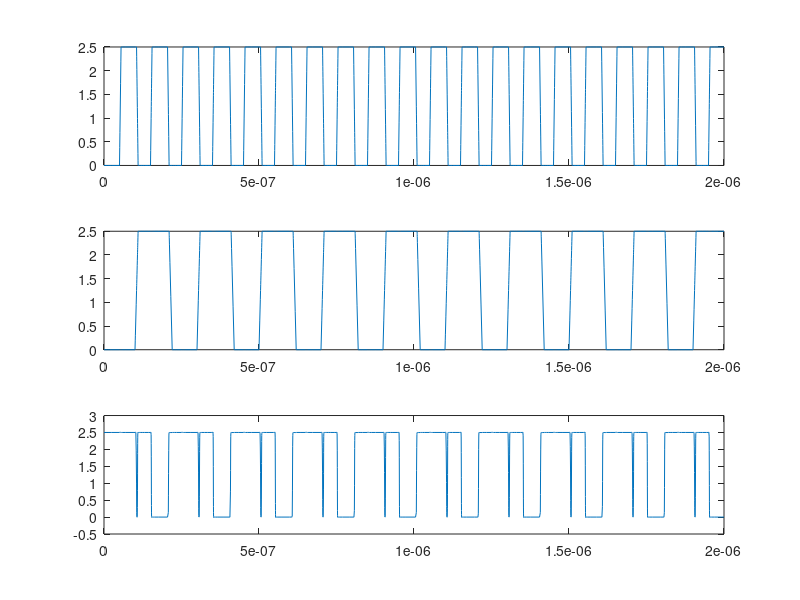
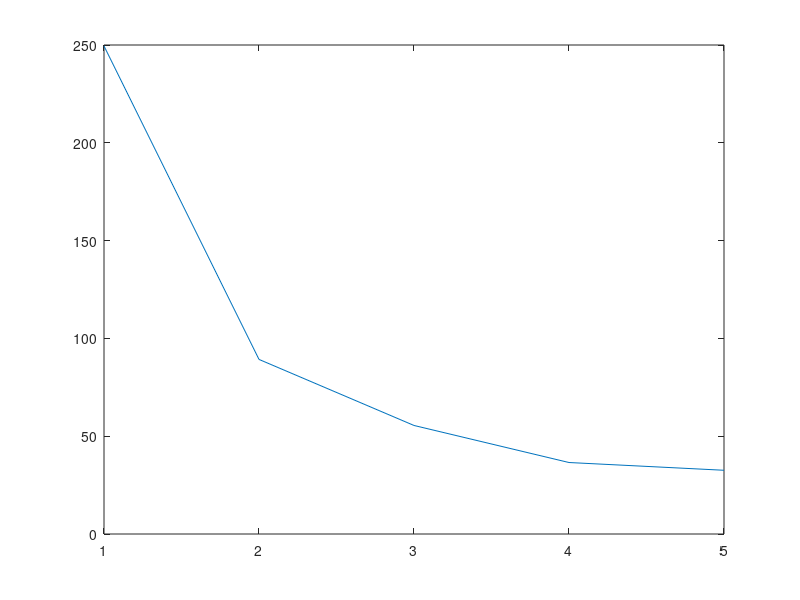
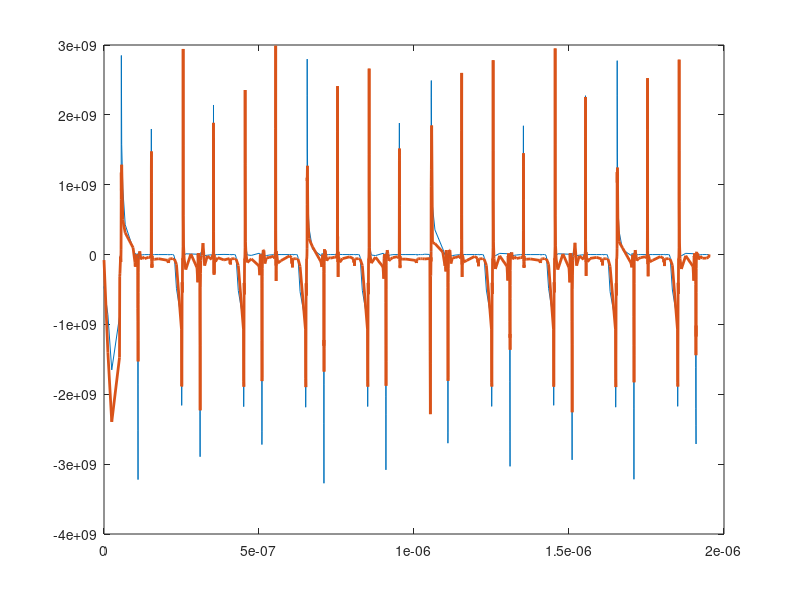

MATLAB code to generate these figures, in order:
clear all;
load nand.mat
close all
n = 100000;


%% 差值，均匀时间
% T1=(0:n-1)*TIME(end)/(n-1);
% a = interp1(TIME, a, T1);
% b = interp1(TIME, b, T1);
% y = interp1(TIME, y, T1);
% TIME=T1;

%% 不差值，采用原始时间
dt = diff(TIME);

figure
subplot(3, 1, 1);
plot(TIME, a);
subplot(3, 1, 2);
plot(TIME, b);
subplot(3, 1, 3);
plot(TIME, y);

XX = y;%[y;a;b];
Xp = (XX(:,2:end)-XX(:,1:end-1))./dt;
% Xp = XX(:,2:end);
X  = XX(:, 1:end-1);
% X(2:3,:) = XX(2:3, 2:end);

% X = [X;X.^2;X.^3];
% X = [X;X(1,:).*X(2,:)];
% X = [X;X(2,:).*X(3,:)];
% X = [X;X(1,:).*X(3,:)];
n = size(X, 2);
m = 20;
H = [];
for i=1:m
    H = [H;X(:,i:n-m+i)];
end
H = [H;a(m+1:end);b(m+1:end)];

figure 
[U,S,V] = svd(H,'econ');
r = 5;
U=U(:,1:r);
S=S(1:r,1:r );
V=V(:,1:r);
plot(diag(S))
Xp = Xp(:,m:end);
% yt = Xp(1,m:end); %y(m+1:end);

A1 = Xp*pinv(H);
A2 = Xp*V*inv(S)*U';
% [B2,fitinfo] = lasso(H', yt','Lambda',1e-5);
% A2 = B2(:,1)';

TIME=TIME(1:n-m+1);
Yp1 = A1*H;
Yp2 = A2*H;

yt  = Xp(1,:);
yp1 = Yp1(1,:);
yp2 = Yp2(1,:);

% net = fitnet([50, 50], 'traingdm');
% net = train(net, H, yt);
% yp2 = net(H);
% yp2 = A2*H+fitinfo.Intercept(1);
figure
plot(TIME, yt, TIME, yp1, 'LineWidth', 2)
% plot(TIME, yt-yp2)

% figure
% plot(TIME, V(:,end))
% subplot(3,1,2)
% % plot(TIME, Xp(2,:), TIME, Yp1(2,:), TIME, Yp2(2,:))
% % subplot(3,1,3)
% % plot(TIME, Xp(3,:), TIME, Yp1(3,:), TIME, Yp2(3,:))
% 
% % figure 
% plot(TIME, V(:,10))
% figure 
% plot(TIME, V(:,1), TIME, V(:,4))
% % step 2
% Sinv = S(1:r,1:r)^(-1);
% Atilde = U(:,1:r)'*XD2*V(:,1:r)*Sinv(1:r,1:r);